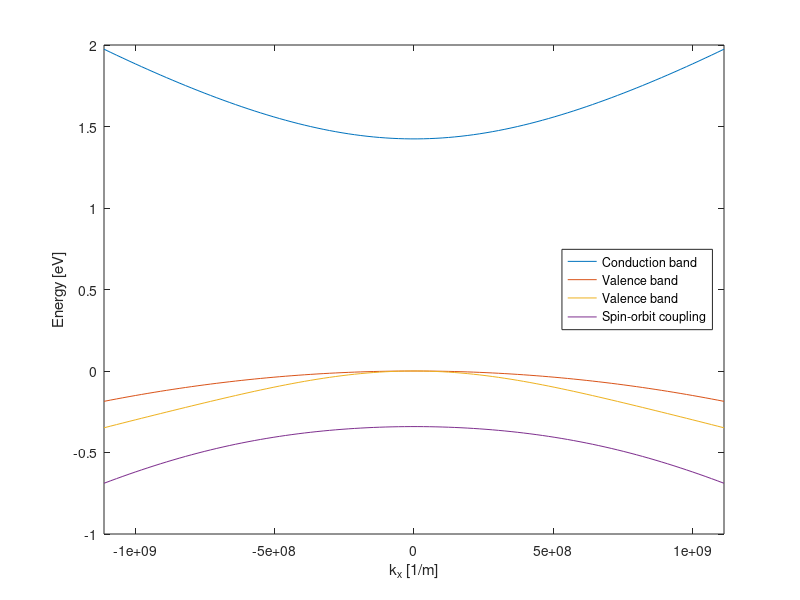

MATLAB code for this plot:
% Define physical constants
m_0 = 5.6667e-12;
h_bar = 6.582e-16;

% Define superconductor constants for GaAs
a = 5.6532e-10;
gamma_1 = 6.79;
gamma_2 = 1.924;
gamma_3 = 2.782;
m_e = 0.0665;
E_p = 28.8;
E_g = 1.424;
E_v = 0; % FIXA TILL DETHÄR?!?!?!
delta = 0.341;
P = sqrt(h_bar^2*E_p / (2*m_0));

% Define Hamiltonian parameters
A = h_bar^2 / (2*m_e*m_0) - P^2 * (E_g + 2/3 * delta) / (E_g * (E_g + delta));
L = - h_bar^2 * (1 + gamma_1 + 4*gamma_2) / (2*m_0) + P^2/E_g;
M = - h_bar^2 * (1 + gamma_1 - 2*gamma_2) / (2*m_0);
N = - 3*h_bar^2 * gamma_3 / m_0 + P^2 / E_g;

% Define k-vector mesh
n_points = 100;
k_x_min = -0.1*2*pi/a;
k_x_max = 0.1*2*pi/a;
k_x_mesh = linspace(k_x_min, k_x_max, n_points);
k_y = 0;
k_z = 0;

% Solve for eigenenergies at every k-value
band_structure = zeros(n_points, 8);
for i = 1:n_points
    k_x = k_x_mesh(i);
    k = sqrt(k_x^2 + k_y^2 + k_z^2);

    % Define submatrices and hamiltonian
    G_1 = [E_v + E_g, 1j*P*k_x, 1j*P*k_y, 1j*P*k_z;
        -1j*P*k_x, E_v - delta/3, 0, 0;
        -1j*P*k_y, 0, E_v - delta/3, 0;
        -1j*P*k_z, 0, 0, E_v - delta/3];

    G_2 = [
        A*k^2, 0, 0, 0;
        0, L*k_x^2 + M*(k_y^2 + k_z^2), N*k_x*k_y, N*k_x*k_z;
        0, N*k_x*k_y, L*k_y^2 + M*(k_x^2 + k_z^2), N*k_y*k_z;
        0, N*k_x*k_z, N*k_y*k_z, L*k_z^2 + M*(k_x^2 + k_y^2)];

    G_so = -delta/3 * [0, 0, 0, 0;
        0, 0, 1j, 0;
        0, -1j, 0, 0;
        0, 0, 0, 0];

    GAMMA = -delta/3 * [0, 0, 0, 0;
        0, 0, 0, -1;
        0, 0, 0, 1j;
        0, 1, -1j, 0];

    G = G_1 + G_2 + G_so;

    H = [G, GAMMA;
        -conj(GAMMA), conj(G)];

    % Solve eigenvalue problem
    band_structure(i, :) = eig(H);
end

% Plot the resulting band structure
plot(k_x_mesh, band_structure(:, 8:-2:1))
xlabel('k_x [1/m]');
ylabel('Energy [eV]');

xlim([k_x_min, k_x_max]);

legend('Conduction band', 'Valence band', 'Valence band', 'Spin-orbit coupling', 'Location', 'east');